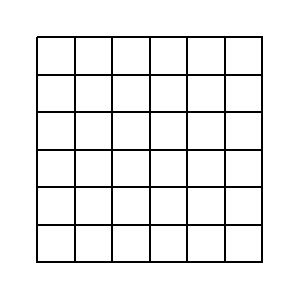
#> input picture Other Works/Corner detection/squares.jpg, 308 x 302 px
$ jupyter execute 'corner detection on image.ipynb'
#> lines starting #> are read from the running program, lines starting #| are printed output that depends on the picture; after the words box and inside, x2 and y2 are one past the last pixel; in counts of white or black regions, pixels touching at a corner belong together
[cell 1]
import cv2
import numpy as np
img = cv2.imread("squares.jpg")
#> img is the input picture: shape (302, 308, 3); min 0, max 255, mean 238
gray = cv2.cvtColor(img, cv2.COLOR_BGR2GRAY)
corners = cv2.goodFeaturesToTrack(gray, 150, 0.8, 50)
#> corners = 21 rows, first 8: [151, 223], [223, 223], [151, 151], [223, 73], [223, 151], [151, 38], [73, 223], [73, 38]
corners = np.int0(corners)
for corner in corners:
    x, y = corner.ravel()
    cv2.circle(img, (x, y), 5, (0, 0, 255), -1)
#> this loop made 21 passes
#> (x, y) on passes 1 to 12: (151, 223), (223, 223), (151, 151), (223, 73), (223, 151), (151, 38), (73, 223), (73, 38), (38, 151), (260, 185), (261, 37), (113, 185)
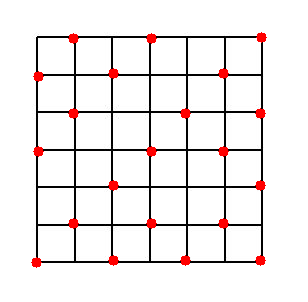
#> img: shape (302, 308, 3); 1.83% of pixels changed, all inside (x1, y1, x2, y2) = (31, 32, 267, 268)
cv2.imshow("img", img)
cv2.waitKey(0)
cv2.destroyAllWindows()
